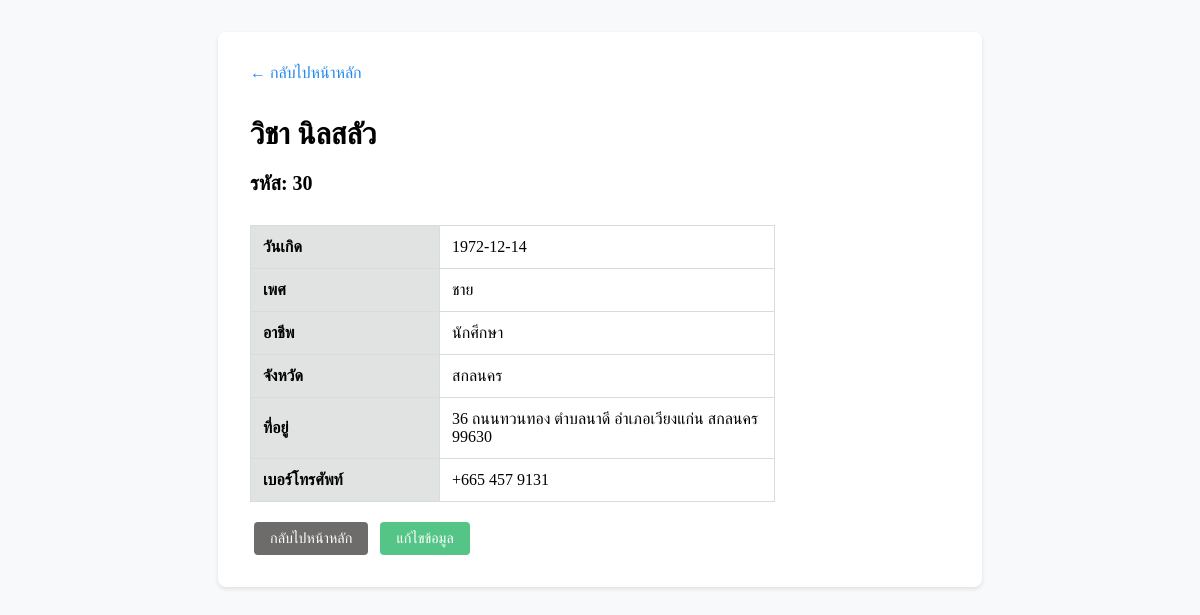
/webroot/detail.php?id=30, run on the app's committed database.
### tables this page shows
CREATE TABLE `address` (
      `id` int(11) NOT NULL AUTO_INCREMENT PRIMARY KEY,
      `fullname` varchar(250) NOT NULL,
      `gender` varchar(10) NOT NULL,
      `birthdate` date NOT NULL,
      `occupation` varchar(250) NOT NULL,
      `address` text NOT NULL,
      `province` varchar(100) NOT NULL,
      `phone` varchar(50) NOT NULL
    );

### webroot/detail.php (the view, shortened to what this page needs)
<?php
$link = require_once 'db_connect.inc.php';
$id = $_GET["id"];
$query = "SELECT * FROM address WHERE id = $id";
try {
    $result = mysqli_query($link, $query);
    $person = mysqli_fetch_assoc($result);
} catch (mysqli_sql_exception $e) {
    error_log($e);
    die("Failed to get person detail : " . $e->getMessage());
}
?>
<!DOCTYPE html>
<html lang="en">
<head>
    <link rel="stylesheet" href="css/detail.css">
</head>
<body>
    <div class="container">
        <a href="index.php" class="to-persons">← กลับไปหน้าหลัก</a>
        <h1><?= $person['fullname'] ?></h1>
        <p class="id">รหัส: <?= $person['id'] ?></p>
        <div class="content">
            <table>
                <tr>
                    <th>วันเกิด</th>
                    <td><?= $person['birthdate'] ?></td>
                </tr>
                <tr>
                    <th>เพศ</th>
                    <td><?= $person['gender'] ?></td>
                </tr>
                <tr>
                    <th>อาชีพ</th>
                    <td><?= $person['occupation'] ?></td>
                </tr>
                <tr>
                    <th>จังหวัด</th>
                    <td><?= $person['province'] ?></td>
                </tr>
                <tr>
                    <th>ที่อยู่</th>
                    <td><?= $person['address'] ?></td>
                </tr>
                <tr>
                    <th>เบอร์โทรศัพท์</th>
                    <td><?= $person['phone'] ?></td>
                </tr>
            </table>
        </div>
        <div class="button-group">
            <a href="index.php" class="btn btn-back">กลับไปหน้าหลัก</a>
            <a href="edit.php?id=<?= $person['id']; ?>" class="btn btn-edit">แก้ไขข้อมูล</a>
        </div>
    </div>
</body>
</html>

### webroot/css/detail.css (style rules this page uses)
body { padding: 2rem; background-color: #f8f9fa; margin: 0; }
h1 { padding-top: 15px; font-size: 30px; font-weight: bold; }
table { margin-top: 10px; border-collapse: collapse; width: 100%; }
table th, table tr td { border: 1px solid rgb(214, 220, 223); padding-top: 0.75rem; padding-bottom: 0.75rem; padding-left: 0.75rem; }
table tr th { background-color: rgb(225, 226, 226); text-align: left; width: 175px; }
.id { font-weight: bold; font-size: 20px; }
.container { max-width: 700px; margin: 0 auto; background: white; padding: 2rem; border-radius: 8px; box-shadow: 0 2px 4px rgba(0, 0, 0, 0.1); }
.to-persons { text-decoration: none; color: rgb(34, 136, 238); display: inline-block; }
.content { display: flex; justify-content: flex-start; width: 75%; }
.button-group { margin-top: 20px; }
.btn { display: inline-block; padding: 0.5rem 1rem; border-radius: 4px; text-decoration: none; font-weight: 500; font-size: 0.9rem; margin: 0 0.25rem; transition: all 0.2s ease; }
.btn-edit { background-color: rgb(85, 197, 135); color: white; }
.btn-back { background-color: rgb(109, 108, 107); color: white; }

### data on the page
address: fullname "วิชา นิลสลัว", id "30", birthdate "1972-12-14", gender "ชาย", occupation "นักศึกษา", province "สกลนคร", address "36 ถนนทวนทอง ตำบลนาดี อำเภอเวียงแก่น สกลนคร 99630", phone "+665 457 9131"
